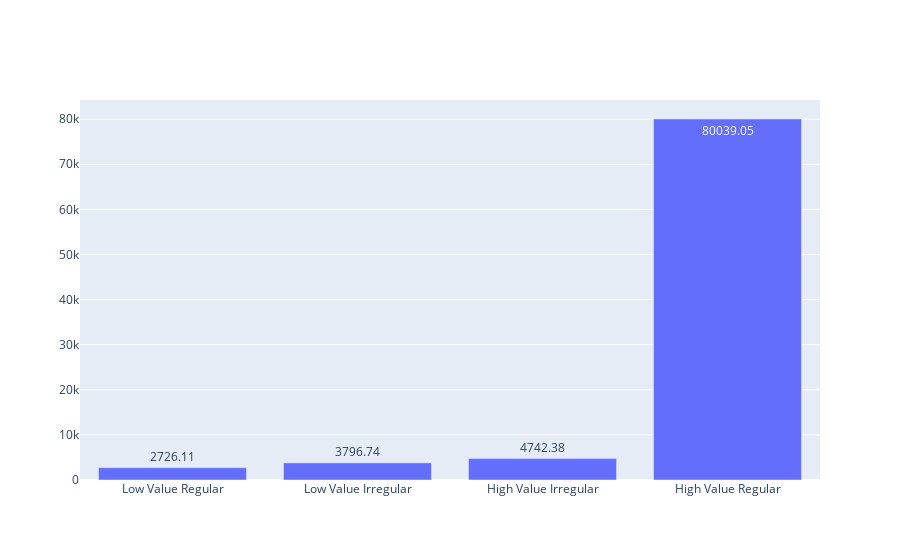

Source (notebook cell):
### Markdown cell above
### 1.CLV Distribution By Segment

### Code cell
segment_clv = customer_predictions.groupby('Segment_Label')['predicted_clv'].mean().sort_values()

figure = go.Figure(
  go.Bar(
    x=segment_clv.index,
    y=segment_clv.values,
    text=segment_clv.values.round(2),
    textposition='auto',
    name='Avg CLV'
  )
)

figure.update_layout(
    xaxis=dict(
        tickangle=0
    )
)

figure.show()

### Figure 1 — Plotly figure (JSON) as saved in the notebook; plotly's stock layout.template omitted (floating-point values rounded to 4 significant figures)
{"data": [{"name": "Avg CLV", "text": [2726.0, 3797.0, 4742.0, 80040.0], "textposition": "auto", "type": "bar", "x": ["Low Value Regular", "Low Value Irregular", "High Value Irregular", "High Value Regular"], "y": [2726.0, 3797.0, 4742.0, 80040.0]}], "layout": {"xaxis": {"tickangle": 0}}}
